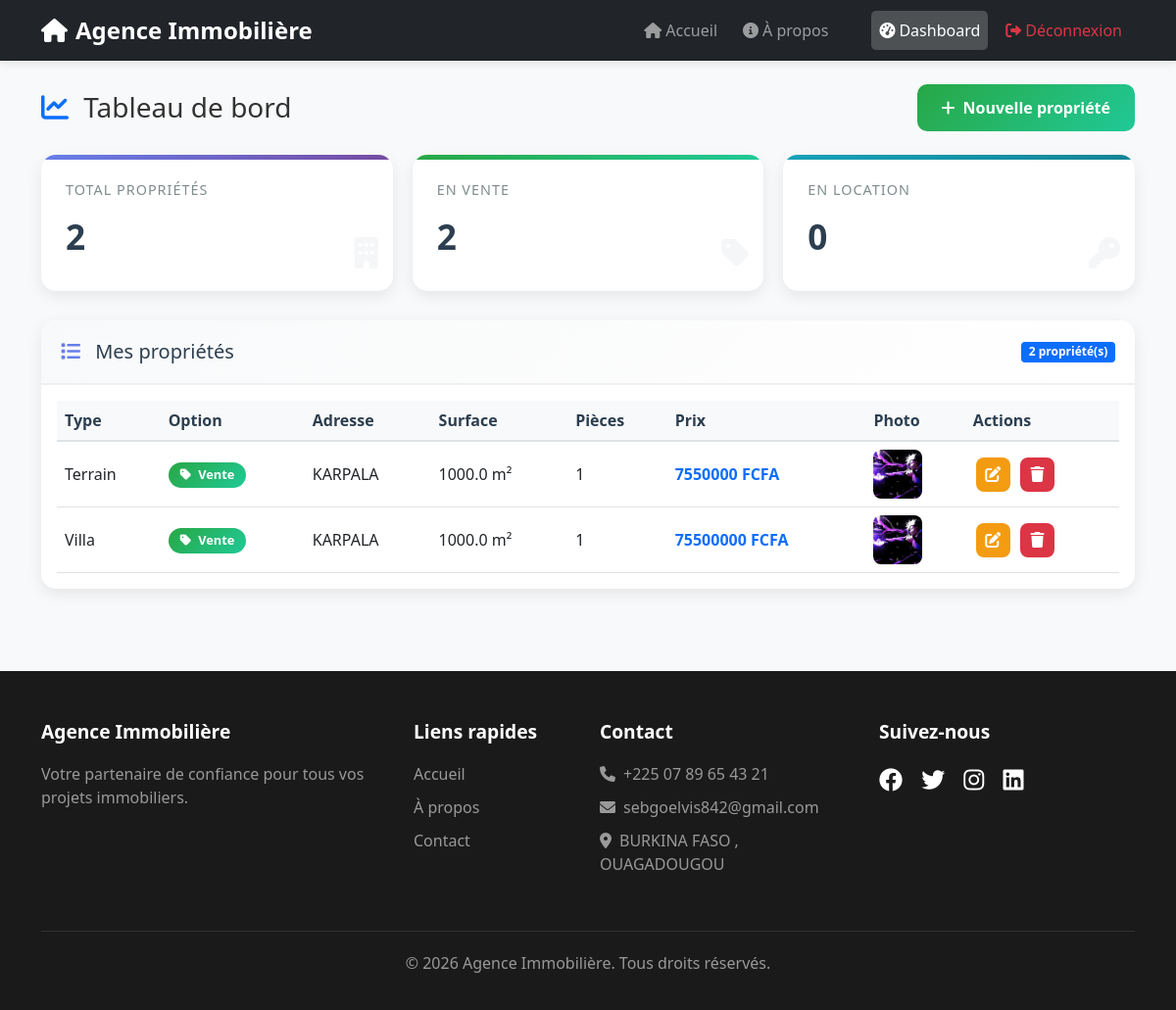
/bailleur/ (signed in), run on the app's committed database.
### SE/models.py (models this page shows, shortened)
class Propriete(models.Model):
    TYPE_CHOICES = [
        ('villa', 'Villa'),
        ('appartement', 'Appartement'),
        ('terrain', 'Terrain'),
        ('bureau', 'Bureau'),
    ]
    OPTION_CHOICES = [
        ('vente', 'Vente'),
        ('location', 'Location'),
    ]
    type_bien = models.CharField(max_length=50, choices=TYPE_CHOICES)
    option = models.CharField(max_length=10, choices=OPTION_CHOICES)
    adresse = models.CharField(max_length=255)
    surface = models.FloatField()
    nombre_piece = models.IntegerField()
    annee = models.IntegerField()
    prix = models.IntegerField()
    categorie = models.ForeignKey(Categorie, on_delete=models.CASCADE)
    bailleur = models.ForeignKey(User, on_delete=models.CASCADE, related_name='proprietes_bailleur')
    agent = models.ForeignKey(User, on_delete=models.SET_NULL, null=True, blank=True, related_name='proprietes_agent')
    image = models.ImageField(upload_to='images_proprietes/', null=True, blank=True)

### SE/views.py (the view, shortened to what this page needs)
# urls.py: path('bailleur/', views.bailleur, name='bailleur'),
@login_required
def bailleur(request):
    proprietes_list = Propriete.objects.filter(
        bailleur=request.user
    ).select_related('categorie').order_by('-id')
    paginator = Paginator(proprietes_list, 9)
    page = request.GET.get('page')
    proprietes = paginator.get_page(page)
    total_proprietes = proprietes_list.count()
    total_vente = proprietes_list.filter(option='vente').count()
    total_location = proprietes_list.filter(option='location').count()
    categories = Categorie.objects.all()
    type_choices = [
        ('villa', 'Villa'),
        ('appartement', 'Appartement'),
        ('terrain', 'Terrain'),
        ('bureau', 'Bureau'),
    ]
    option_choices = [
        ('vente', 'Vente'),
        ('location', 'Location'),
    ]
    context = {
        'proprietes': proprietes,
        'total_proprietes': total_proprietes,
        'total_vente': total_vente,
        'total_location': total_location,
        'categories': categories,
        'type_choices': type_choices,
        'option_choices': option_choices,
        'bailleur_nom': request.user.get_full_name() or request.user.username,
    }
    return render(request, 'SE/dashboard_bailleur.html', context)

### SE/templates/SE/dashboard_bailleur.html (shortened to what this page needs)
<!DOCTYPE html>
<html lang="fr">
<head>
    <link href="https://cdn.jsdelivr.net/npm/bootstrap@5.1.3/dist/css/bootstrap.min.css" rel="stylesheet">
    <link rel="stylesheet" href="https://cdnjs.cloudflare.com/ajax/libs/font-awesome/6.0.0/css/all.min.css">
</head>
<body>
    <nav class="navbar navbar-expand-lg navbar-dark bg-dark sticky-top">
        <div class="container">
            <a class="navbar-brand" href="{% url 'accueil' %}">
                <i class="fas fa-home me-2"></i>Agence Immobilière
            </a>
            <div class="collapse navbar-collapse" id="navbarNav">
                <ul class="navbar-nav ms-auto">
                    <li class="nav-item">
                        <a class="nav-link" href="{% url 'accueil' %}">
                            <i class="fas fa-home me-1"></i>Accueil
                        </a>
                    </li>
                    <li class="nav-item">
                        <a class="nav-link" href="{% url 'propos' %}">
                            <i class="fas fa-info-circle me-1"></i>À propos
                        </a>
                    </li>
                    <li class="nav-item">
                        <a class="nav-link" href="{% url 'propierte' %}">
                        </a>
                    </li>
                    {% if user.is_authenticated %}
                    <li class="nav-item">
                        <a class="nav-link active" href="{% url 'bailleur' %}">
                            <i class="fas fa-tachometer-alt me-1"></i>Dashboard
                        </a>
                    </li>
                    <li class="nav-item">
                        <a class="nav-link text-danger" href="{% url 'deconnexion' %}">
                            <i class="fas fa-sign-out-alt me-1"></i>Déconnexion
                        </a>
                    </li>
                    {% endif %}
                </ul>
            </div>
        </div>
    </nav>
    <div class="container py-4">
        <div class="d-flex justify-content-between align-items-center mb-4">
            <h1 class="h3 mb-0">
                <i class="fas fa-chart-line me-2 text-primary"></i> Tableau de bord
            </h1>
            <button type="button" class="btn-add" data-bs-toggle="modal" data-bs-target="#ajoutModal">
                <i class="fas fa-plus me-2"></i>Nouvelle propriété
            </button>
        </div>
        <div class="stats-grid">
            <div class="stat-card primary">
                <div class="stat-icon"><i class="fas fa-building"></i></div>
                <div class="stat-title">Total propriétés</div>
                <div class="stat-number">{{ total_proprietes }}</div>
            </div>
            <div class="stat-card success">
                <div class="stat-icon"><i class="fas fa-tag"></i></div>
                <div class="stat-title">En vente</div>
                <div class="stat-number">{{ total_vente }}</div>
            </div>
            <div class="stat-card info">
                <div class="stat-icon"><i class="fas fa-key"></i></div>
                <div class="stat-title">En location</div>
                <div class="stat-number">{{ total_location }}</div>
            </div>
        </div>
        <div class="table-container">
            <div class="table-header">
                <h5>
                    <i class="fas fa-list"></i> Mes propriétés
                </h5>
                <span class="badge bg-primary">{{ proprietes.paginator.count }} propriété(s)</span>
            </div>
            <div class="p-3">
                {% if proprietes %}
                <div class="table-responsive">
                    <table class="table table-hover">
                        <thead>
                            <tr>
                                <th>Type</th>
                                <th>Option</th>
                                <th>Adresse</th>
                                <th>Surface</th>
                                <th>Pièces</th>
                                <th>Prix</th>
                                <th>Photo</th>
                                <th>Actions</th>
                            </tr>
                        </thead>
                        <tbody>
                            {% for propriete in proprietes %}
                            <tr>
                                <td>{{ propriete.get_type_bien_display }}</td>
                                <td>
                                    <span class="badge {% if propriete.option == 'vente' %}badge-vente{% else %}badge-location{% endif %}">
                                                <i class="fas fa-{% if propriete.option == 'vente' %}tag{% else %}key{% endif %} me-1"></i>
                                                {{ propriete.get_option_display }}
                                            </span>
                                </td>
                                <td>{{ propriete.adresse|truncatechars:30 }}</td>
                                <td>{{ propriete.surface }} m²</td>
                                <td>{{ propriete.nombre_piece }}</td>
                                <td class="fw-bold text-primary">{{ propriete.prix }} FCFA</td>
                                <td>
                                    {% if propriete.image %}
                                    <img src="{{ propriete.image.url }}" alt="photo" style="width: 50px; height: 50px; object-fit: cover; border-radius: 8px;"> {% else %}
                                    <span class="text-muted">Aucune</span> {% endif %}
                                </td>
                                <td>
                                    <button class="btn-icon edit" onclick="editPropriete({{ propriete.id }})" title="Modifier">
                                                <i class="fas fa-edit"></i>
                                            </button>
                                    <form method="POST" style="display: inline;" onsubmit="return confirm('Supprimer cette propriété ?');">
                                        <button type="submit" class="btn-icon delete" title="Supprimer">
                                                    <i class="fas fa-trash"></i>
                                                </button>
                                    </form>
                                </td>
                            </tr>
                            {% endfor %}
                        </tbody>
                    </table>
                </div>
                {% endif %}
            </div>
        </div>
    </div>
    <footer class="footer">
        <div class="container">
            <div class="row">
                <div class="col-md-4">
                    <h5 class="footer-title">Agence Immobilière</h5>
                    <p>Votre partenaire de confiance pour tous vos projets immobiliers.</p>
                </div>
                <div class="col-md-2">
                    <h5 class="footer-title">Liens rapides</h5>
                    <ul class="footer-links">
                        <li><a href="{% url 'accueil' %}">Accueil</a></li>
                        <li><a href="{% url 'propos' %}">À propos</a></li>
                        <li><a href="#">Contact</a></li>
                    </ul>
                </div>
                <div class="col-md-3">
                    <h5 class="footer-title">Contact</h5>
                    <ul class="footer-links">
                        <li><i class="fas fa-phone me-2"></i>+225 07 89 65 43 21</li>
                        <li><i class="fas fa-envelope me-2"></i>sebgoelvis842@gmail.com</li>
                        <li><i class="fas fa-map-marker-alt me-2"></i>BURKINA FASO , OUAGADOUGOU</li>
                    </ul>
                </div>
                <div class="col-md-3">
                    <h5 class="footer-title">Suivez-nous</h5>
                    <div class="social-links">
                        <a href="#"><i class="fab fa-facebook"></i></a>
                        <a href="#"><i class="fab fa-twitter"></i></a>
                        <a href="#"><i class="fab fa-instagram"></i></a>
                        <a href="#"><i class="fab fa-linkedin"></i></a>
                    </div>
                </div>
            </div>
            <div class="copyright">
                <p>&copy; {% now "Y" %} Agence Immobilière. Tous droits réservés.</p>
            </div>
        </div>
    </footer>
</body>
</html>

### SE/templates/SE/dashboard_bailleur.html (style rules this page uses)
body { font-family: 'Segoe UI', Tahoma, Geneva, Verdana, sans-serif; color: #333; background-color: #f8f9fa; }
.navbar { box-shadow: 0 2px 10px rgba(0, 0, 0, 0.1); }
.navbar-brand { font-weight: bold; font-size: 1.5rem; }
.nav-link { font-weight: 500; margin: 0 5px; transition: all 0.3s; }
.nav-link.active { color: #fff !important; background-color: rgba(255, 255, 255, 0.2); border-radius: 5px; }
.stats-grid { display: grid; grid-template-columns: repeat(auto-fit, minmax(250px, 1fr)); gap: 20px; margin-bottom: 30px; }
.stat-card { background: white; padding: 25px; border-radius: 15px; box-shadow: 0 5px 15px rgba(0, 0, 0, 0.08); transition: transform 0.3s; position: relative; overflow: hidden; }
.stat-card::before { content: ''; position: absolute; top: 0; left: 0; right: 0; height: 5px; }
.stat-card.primary::before { background: linear-gradient(135deg, #667eea 0%, #764ba2 100%); }
.stat-card.success::before { background: linear-gradient(135deg, #28a745, #20c997); }
.stat-card.info::before { background: linear-gradient(135deg, #17a2b8, #138496); }
.stat-icon { font-size: 2rem; color: #dee2e6; position: absolute; bottom: 15px; right: 15px; opacity: 0.3; }
.stat-title { color: #7f8c8d; font-size: 0.9rem; text-transform: uppercase; letter-spacing: 1px; margin-bottom: 10px; }
.stat-number { font-size: 2.2rem; font-weight: bold; color: #2c3e50; margin-bottom: 5px; }
.table-container { background: white; border-radius: 15px; box-shadow: 0 5px 15px rgba(0, 0, 0, 0.08); overflow: hidden; }
.table-header { padding: 20px; border-bottom: 2px solid #f0f0f0; display: flex; justify-content: space-between; align-items: center; background: linear-gradient(135deg, #f8f9fa 0%, #ffffff 100%); }
.table-header h5 { margin: 0; color: #2c3e50; }
.table-header h5 i { margin-right: 10px; color: #667eea; }
.table { margin: 0; }
.table th { background: #f8f9fa; color: #2c3e50; font-weight: 600; border-bottom: 2px solid #dee2e6; }
.table td { vertical-align: middle; }
.badge-vente { background: linear-gradient(135deg, #28a745, #20c997); color: white; padding: 6px 12px; border-radius: 20px; font-size: 0.8rem; }
.btn-icon { width: 35px; height: 35px; border: none; border-radius: 8px; cursor: pointer; transition: all 0.3s; display: inline-flex; align-items: center; justify-content: center; margin: 0 3px; }
.btn-icon.edit { background: #f39c12; color: white; }
.btn-icon.delete { background: #dc3545; color: white; }
.btn-add { background: linear-gradient(135deg, #28a745, #20c997); color: white; border: none; padding: 12px 25px; border-radius: 10px; font-weight: 600; cursor: pointer; transition: all 0.3s; }
.footer { background: #1a1a1a; color: #999; padding: 50px 0 20px; margin-top: 60px; }
.footer-title { color: white; font-size: 1.2rem; font-weight: 600; margin-bottom: 20px; }
.footer-links { list-style: none; padding: 0; }
.footer-links li { margin-bottom: 10px; }
.footer-links a { color: #999; text-decoration: none; transition: color 0.3s; }
.social-links a { color: white; font-size: 1.5rem; margin-right: 15px; transition: transform 0.3s; display: inline-block; }
.copyright { text-align: center; margin-top: 40px; padding-top: 20px; border-top: 1px solid #333; }

### data on the page
Propriete: type_bien "Terrain", option "Vente", adresse "KARPALA", surface "1000.0", nombre_piece "1", prix "7550000", image (picture)
Propriete: type_bien "Villa", option "Vente", adresse "KARPALA", surface "1000.0", nombre_piece "1", prix "75500000", image (picture)

### other printed values
{{ total_proprietes }} "2"
{{ total_vente }} "2"
{{ total_location }} "0"
{{ proprietes.paginator.count }} "2"
